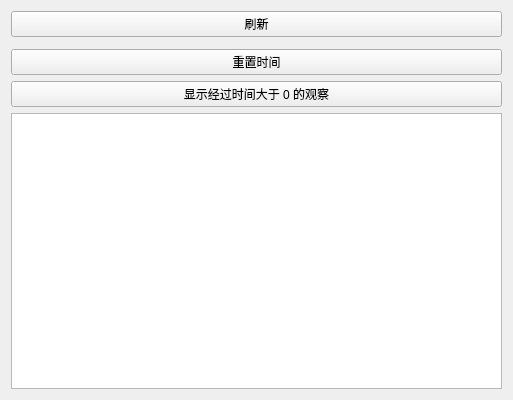
<ui version="4.0">
 <class>qSlicerEventBrokerModuleWidget</class>
 <widget class="qSlicerWidget" name="qSlicerEventBrokerModuleWidget">
  <property name="geometry">
   <rect>
    <x>0</x>
    <y>0</y>
    <width>513</width>
    <height>400</height>
   </rect>
  </property>
  <property name="sizePolicy">
   <sizepolicy hsizetype="Preferred" vsizetype="Preferred">
    <horstretch>0</horstretch>
    <verstretch>0</verstretch>
   </sizepolicy>
  </property>
  <property name="windowTitle">
   <string>事件代理</string>
  </property>
  <layout class="QVBoxLayout" name="verticalLayout">
   <item>
    <widget class="QPushButton" name="RefreshPushButton">
     <property name="text">
      <string>刷新</string>
     </property>
    </widget>
   </item>
   <item>
    <widget class="qMRMLEventBrokerWidget" name="EventBrokerWidget">
     <property name="sizePolicy">
      <sizepolicy hsizetype="Expanding" vsizetype="Preferred">
       <horstretch>0</horstretch>
       <verstretch>0</verstretch>
      </sizepolicy>
     </property>
    </widget>
   </item>
   <item>
    <widget class="QPushButton" name="ResetElapsedTimesPushButton">
     <property name="text">
      <string>重置时间</string>
     </property>
    </widget>
   </item>
   <item>
    <widget class="QPushButton" name="ShowElapsedTimesPushButton">
     <property name="text">
      <string>显示经过时间大于 0 的观察</string>
     </property>
    </widget>
   </item>
   <item>
    <widget class="QTextEdit" name="TextEdit">
     <property name="tabChangesFocus">
      <bool>true</bool>
     </property>
     <property name="lineWrapMode">
      <enum>QTextEdit::NoWrap</enum>
     </property>
     <property name="readOnly">
      <bool>true</bool>
     </property>
     <property name="acceptRichText">
      <bool>false</bool>
     </property>
    </widget>
   </item>
  </layout>
 </widget>
 <customwidgets>
  <customwidget>
   <class>qMRMLEventBrokerWidget</class>
   <extends>QWidget</extends>
   <header>qMRMLEventBrokerWidget.h</header>
  </customwidget>
  <customwidget>
   <class>qSlicerWidget</class>
   <extends>QWidget</extends>
   <header>qSlicerWidget.h</header>
   <container>1</container>
  </customwidget>
 </customwidgets>
 <resources>
  <include location="../qSlicerModulesCore.qrc" />
 </resources>
 <connections>
  <connection>
   <sender>RefreshPushButton</sender>
   <signal>clicked()</signal>
   <receiver>EventBrokerWidget</receiver>
   <slot>refresh()</slot>
   <hints>
    <hint type="sourcelabel">
     <x>111</x>
     <y>19</y>
    </hint>
    <hint type="destinationlabel">
     <x>111</x>
     <y>86</y>
    </hint>
   </hints>
  </connection>
  <connection>
   <sender>ResetElapsedTimesPushButton</sender>
   <signal>clicked()</signal>
   <receiver>EventBrokerWidget</receiver>
   <slot>resetElapsedTimes()</slot>
   <hints>
    <hint type="sourcelabel">
     <x>323</x>
     <y>361</y>
    </hint>
    <hint type="destinationlabel">
     <x>338</x>
     <y>259</y>
    </hint>
   </hints>
  </connection>
  <connection>
   <sender>ShowElapsedTimesPushButton</sender>
   <signal>clicked()</signal>
   <receiver>EventBrokerWidget</receiver>
   <slot>expandElapsedTimeItems()</slot>
   <hints>
    <hint type="sourcelabel">
     <x>141</x>
     <y>380</y>
    </hint>
    <hint type="destinationlabel">
     <x>213</x>
     <y>209</y>
    </hint>
   </hints>
  </connection>
 </connections>
</ui>
